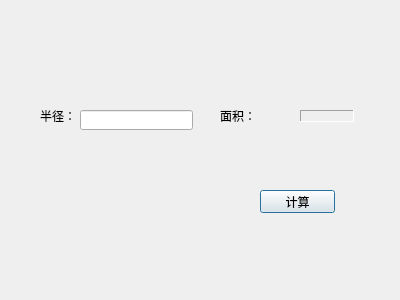
<?xml version="1.0" encoding="UTF-8"?>
<ui version="4.0">
 <class>Dialog</class>
 <widget class="QDialog" name="Dialog">
  <property name="geometry">
   <rect>
    <x>0</x>
    <y>0</y>
    <width>400</width>
    <height>300</height>
   </rect>
  </property>
  <property name="windowTitle">
   <string>Dialog</string>
  </property>
  <widget class="QLabel" name="radiusLabel">
   <property name="geometry">
    <rect>
     <x>40</x>
     <y>110</y>
     <width>54</width>
     <height>12</height>
    </rect>
   </property>
   <property name="text">
    <string>半径：</string>
   </property>
  </widget>
  <widget class="QLabel" name="areaLabel_1">
   <property name="geometry">
    <rect>
     <x>220</x>
     <y>110</y>
     <width>54</width>
     <height>12</height>
    </rect>
   </property>
   <property name="text">
    <string>面积：</string>
   </property>
  </widget>
  <widget class="QLabel" name="areaLabel_2">
   <property name="geometry">
    <rect>
     <x>300</x>
     <y>110</y>
     <width>54</width>
     <height>12</height>
    </rect>
   </property>
   <property name="frameShape">
    <enum>QFrame::Panel</enum>
   </property>
   <property name="frameShadow">
    <enum>QFrame::Sunken</enum>
   </property>
   <property name="text">
    <string/>
   </property>
  </widget>
  <widget class="QPushButton" name="countBtn">
   <property name="geometry">
    <rect>
     <x>260</x>
     <y>190</y>
     <width>75</width>
     <height>23</height>
    </rect>
   </property>
   <property name="text">
    <string>计算</string>
   </property>
  </widget>
  <widget class="QLineEdit" name="radiusLineEdit">
   <property name="geometry">
    <rect>
     <x>80</x>
     <y>110</y>
     <width>113</width>
     <height>20</height>
    </rect>
   </property>
  </widget>
 </widget>
 <layoutdefault spacing="6" margin="11"/>
 <resources/>
 <connections/>
</ui>
